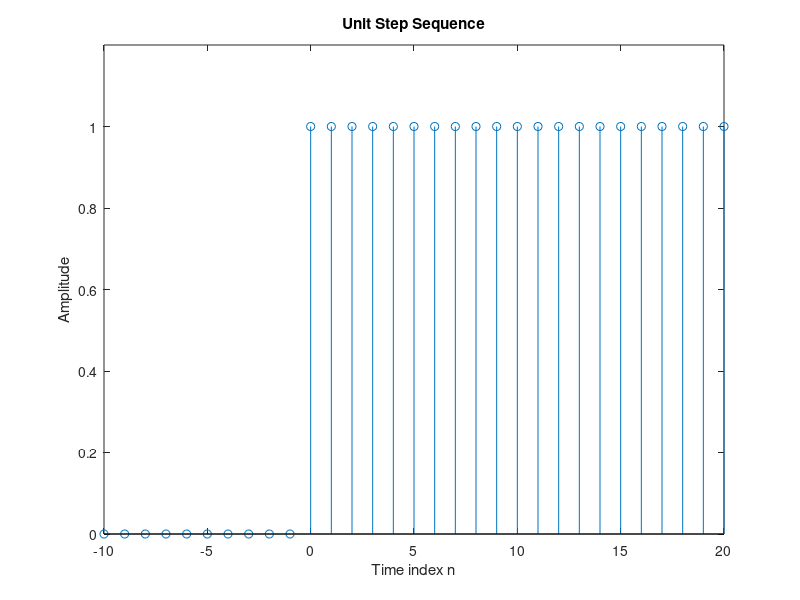

The MATLAB source for this figure:
% Program Q1_4
% Generation of a Unit Step Sequence
clf;
% Generate a vector from -10 to 20
n = -10:20;
% Generate the unit step sequence
s = [zeros(1, 10) ones(1, 21)];
% Plot the unit step sequence
stem(n, s);
xlabel('Time index n'); ylabel('Amplitude');
title('Unit Step Sequence');
axis([-10 20 0 1.2]);
